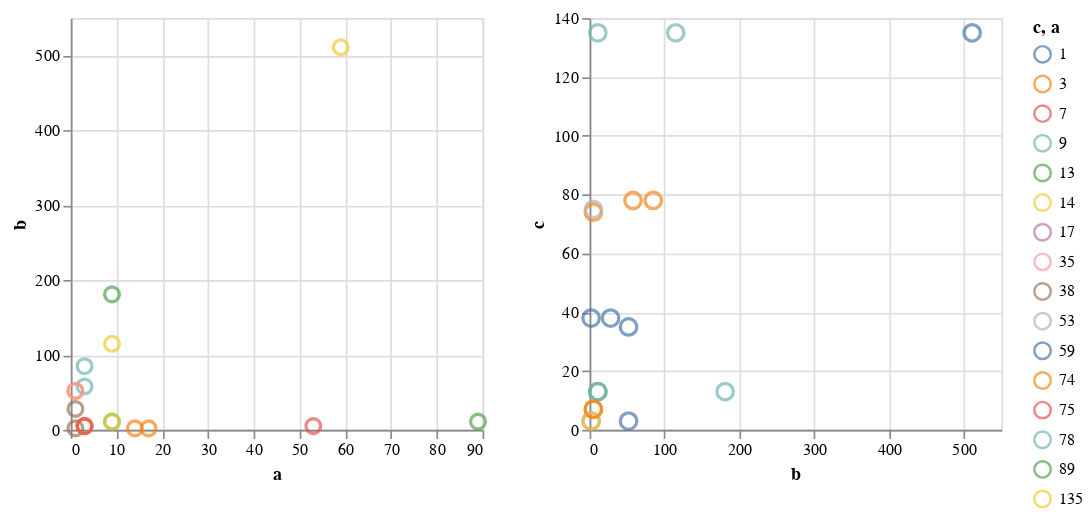

Write notebook code for a chart like this one.
### Code cell
brush = alt.selection(type='interval', resolve='global')

base = alt.Chart(df).mark_point()


plot1 = base.encode(
    alt.X('a:Q'),
    alt.Y('b:Q'),
    color=alt.condition(brush, 'c:N', alt.ColorValue('gray')),
    size=alt.condition(brush, alt.value(80), alt.value(30)),
    tooltip=['a', 'b', 'c']
).add_selection(
    brush
).properties(
    width=250,
    height=250
)

plot2 = base.encode(
    alt.X('b:Q'),
    alt.Y('c:Q'),
    color=alt.condition(brush, 'a:N', alt.ColorValue('gray')),
    size=alt.condition(brush, alt.value(100), alt.value(30)),
    tooltip=['a', 'b', 'c']
).add_selection(
    brush
).properties(
    width=250,
    height=250
)


plot = plot1|plot2
plot

### Figure 1 — Vega-Lite specification as saved in the notebook (floating-point values rounded to 4 significant figures)
{"config": {"view": {"continuousWidth": 400, "continuousHeight": 300}}, "hconcat": [{"mark": "point", "encoding": {"color": {"condition": {"type": "nominal", "field": "c", "selection": "selector001"}, "value": "gray"}, "size": {"condition": {"value": 80, "selection": "selector001"}, "value": 30}, "tooltip": [{"type": "quantitative", "field": "a"}, {"type": "quantitative", "field": "b"}, {"type": "quantitative", "field": "c"}], "x": {"type": "quantitative", "field": "a"}, "y": {"type": "quantitative", "field": "b"}}, "height": 250, "selection": {"selector001": {"type": "interval", "resolve": "global"}}, "width": 250}, {"mark": "point", "encoding": {"color": {"condition": {"type": "nominal", "field": "a", "selection": "selector001"}, "value": "gray"}, "size": {"condition": {"value": 100, "selection": "selector001"}, "value": 30}, "tooltip": [{"type": "quantitative", "field": "a"}, {"type": "quantitative", "field": "b"}, {"type": "quantitative", "field": "c"}], "x": {"type": "quantitative", "field": "b"}, "y": {"type": "quantitative", "field": "c"}}, "height": 250, "selection": {"selector001": {"type": "interval", "resolve": "global"}}, "width": 250}], "data": {"name": "data-292ad21cfd7365b67adacfa35dd005ca"}, "$schema": "https://vega.github.io/schema/vega-lite/v4.8.1.json", "datasets": {"data-292ad21cfd7365b67adacfa35dd005ca": [{"a": 1, "b": 2, "c": 38}, {"a": 3, "b": 85, "c": 78}, {"a": 89, "b": 11, "c": 13}, {"a": 1, "b": 28, "c": 38}, {"a": 3, "b": 58, "c": 78}, {"a": 9, "b": 181, "c": 13}, {"a": 17, "b": 2, "c": 3}, {"a": 3, "b": 5, "c": 7}, {"a": 9, "b": 11, "c": 13}, {"a": 1, "b": 52, "c": 3}, {"a": 3, "b": 5, "c": 74}, {"a": 9, "b": 115, "c": 135}, {"a": 14, "b": 2, "c": 3}, {"a": 3, "b": 5, "c": 7}, {"a": 9, "b": 11, "c": 135}, {"a": 1, "b": 52, "c": 35}, {"a": 53, "b": 5, "c": 75}, {"a": 59, "b": 511, "c": 135}]}}
